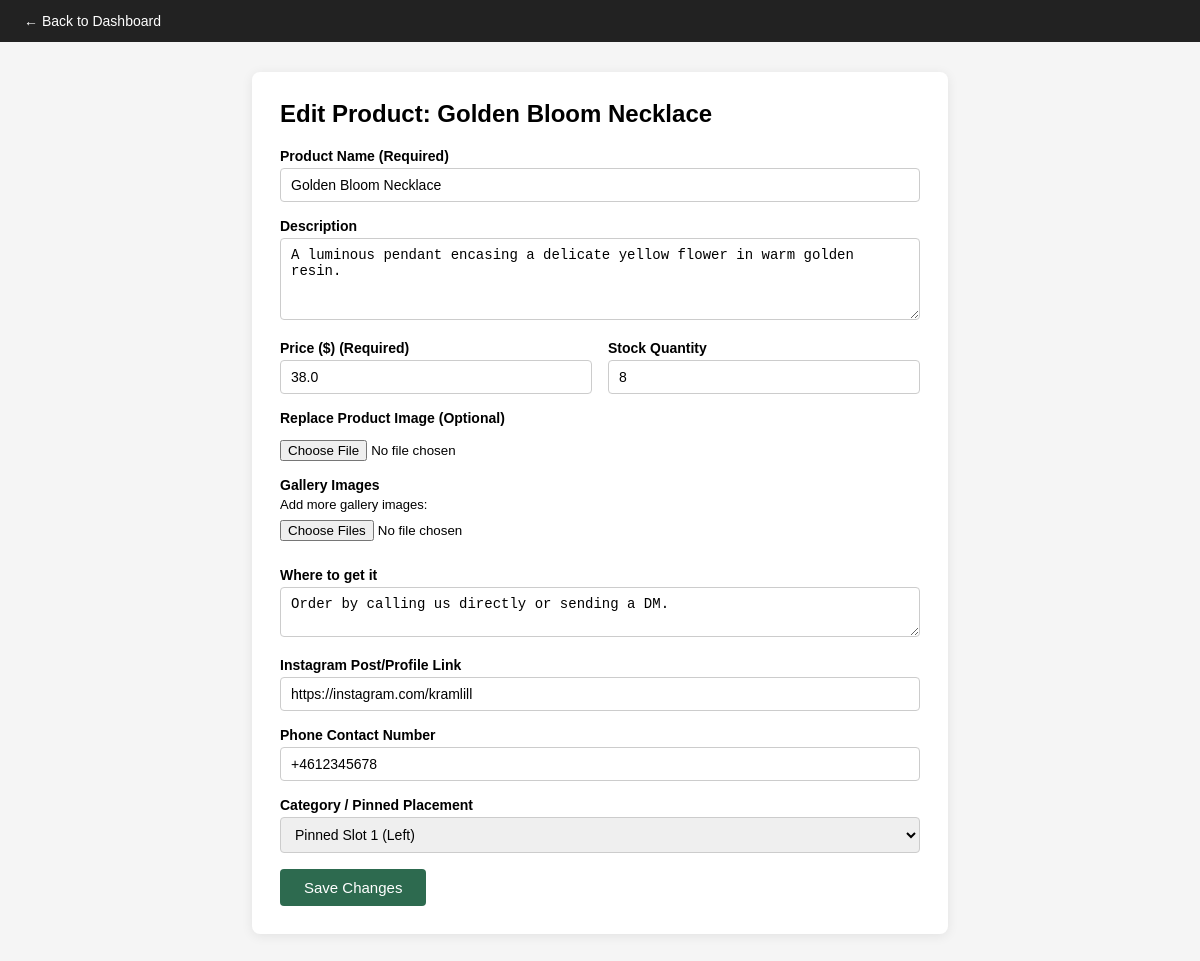
The page /admin/edit-product/1 (signed in) on the database as committed earlier.
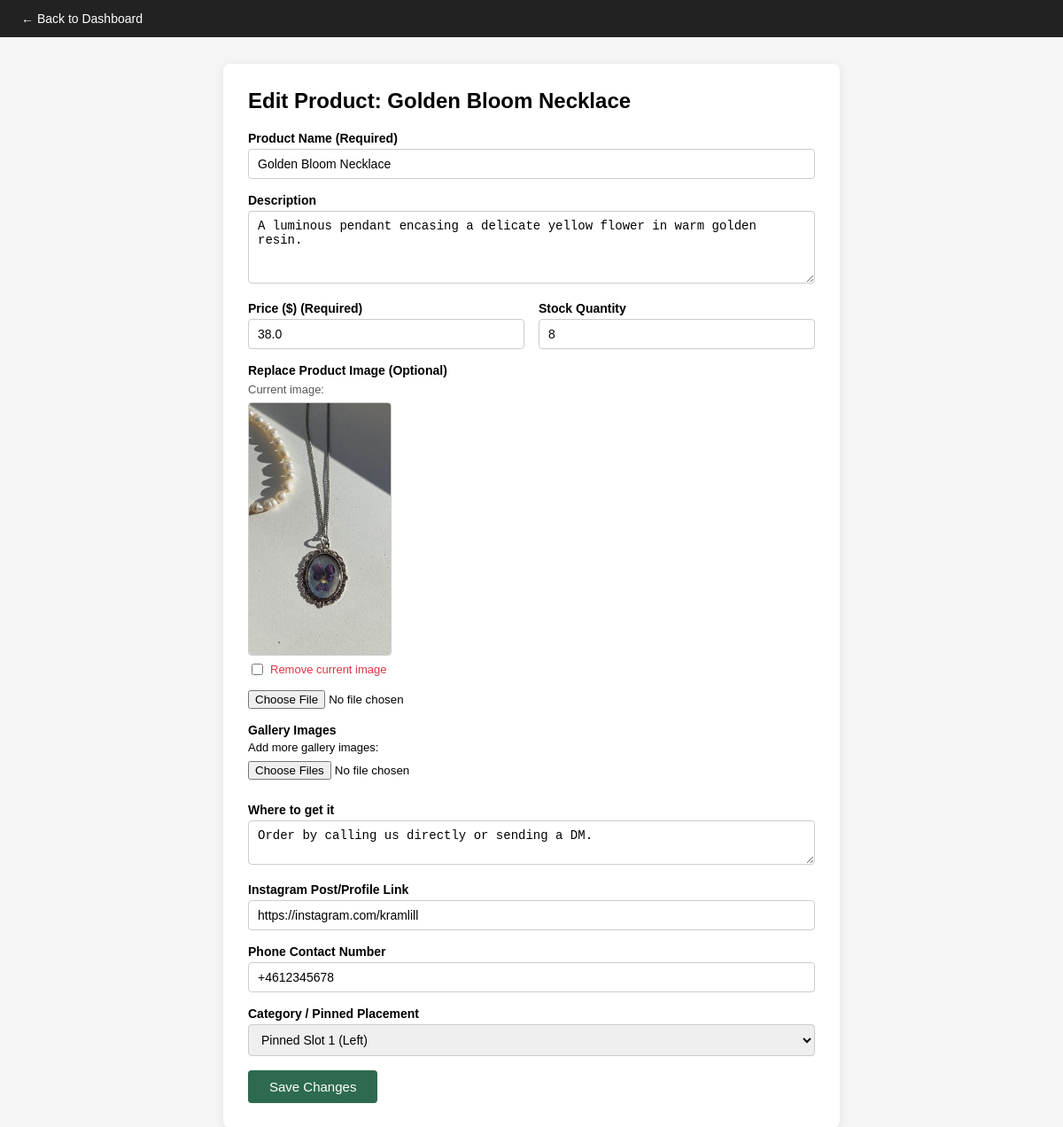
The same page on the database as committed later.
### backend/models.py (models this page shows, shortened)
class Product(db.Model):
    __tablename__ = 'products'
    id = db.Column(db.Integer, primary_key=True)
    name = db.Column(db.String(120), nullable=False)
    description = db.Column(db.Text, nullable=True)
    price = db.Column(db.Float, nullable=False)
    stock = db.Column(db.Integer, nullable=False, default=0)
    image_filename = db.Column(db.String(255), nullable=True)
    where_to_get = db.Column(db.Text, nullable=True)
    instagram_url = db.Column(db.String(255), nullable=True)
    phone = db.Column(db.String(50), nullable=True)
    category = db.Column(db.String(50), nullable=False, default='Normal')

### backend/app.py (the view, shortened to what this page needs)
@app.route('/admin/edit-product/<int:product_id>', methods=['GET', 'POST'])
def edit_product(product_id):
    check_admin()
    product = Product.query.get_or_404(product_id)
    return render_template('admin/edit_product.html', product=product)

### backend/app.py (called while the page is built)
def check_admin():
    if not session.get('is_admin'):
        abort(403)

### frontend/templates/admin/edit_product.html (shortened to what this page needs)
<!DOCTYPE html>
<html lang="en">
<head>
</head>
<body>
    <header>
        <nav><a href="/admin/dashboard">&larr; Back to Dashboard</a></nav>
    </header>
    <main>
        <h2>Edit Product: {{ product.name }}</h2>
        <form method="POST" enctype="multipart/form-data" id="product-form">
            <div class="field">
                <label for="name">Product Name (Required)</label>
                <input type="text" id="name" name="name" value="{{ product.name }}" required>
            </div>
            <div class="field">
                <label for="description">Description</label>
                <textarea id="description" name="description" rows="4">{{ product.description }}</textarea>
            </div>
            <div class="row">
                <div class="field">
                    <label for="price">Price ($) (Required)</label>
                    <input type="number" id="price" name="price" step="0.01" min="0" value="{{ product.price }}" required>
                </div>
                <div class="field">
                    <label for="stock">Stock Quantity</label>
                    <input type="number" id="stock" name="stock" min="0" value="{{ product.stock }}" required>
                </div>
            </div>
            <div class="field">
                <label>Replace Product Image (Optional)</label>
                {% if product.image_filename %}
                <div class="current-image">
                    <span style="font-size:13px;color:#555;">Current image:</span>
                    <img src="{{ url_for('static', filename='uploads/' + product.image_filename) }}" alt="{{ product.name }}">
                    <label>
                        <input type="checkbox" id="delete_image" name="delete_image" value="1">
                        Remove current image
                    </label>
                </div>
                {% endif %}
                <input type="file" id="image" name="image" accept="image/*" style="margin-top:10px;">
            </div>
            <div class="field">
                <label>Gallery Images</label>
                <label for="gallery_images" style="font-weight:normal;font-size:13px;">Add more gallery images:</label>
                <input type="file" id="gallery_images" name="gallery_images" accept="image/*" multiple style="margin-top:4px;">
            </div>
            <div class="field">
                <label for="where_to_get">Where to get it</label>
                <textarea id="where_to_get" name="where_to_get" rows="2">{{ product.where_to_get }}</textarea>
            </div>
            <div class="field">
                <label for="instagram_url">Instagram Post/Profile Link</label>
                <input type="url" id="instagram_url" name="instagram_url" value="{{ product.instagram_url or '' }}">
            </div>
            <div class="field">
                <label for="phone">Phone Contact Number</label>
                <input type="text" id="phone" name="phone" value="{{ product.phone or '' }}">
            </div>
            <div class="field">
                <label for="category">Category / Pinned Placement</label>
                <select id="category" name="category">
                    <option value="Pinned 1" {% if product.category == 'Pinned 1' %}selected{% endif %}>Pinned Slot 1 (Left)</option>
                </select>
            </div>
            <button type="submit">Save Changes</button>
        </form>
    </main>
</body>
</html>

Rows that differ between the two databases and show on the page:
changed Product "Golden Bloom Necklace": image_filename empty → "product_image_1.jpg" (drawn); image_filename: picture added
Other text that changed with them:
form field delete_image: (not shown) → "☐"
text now shown: "Current image: Remove current image"
